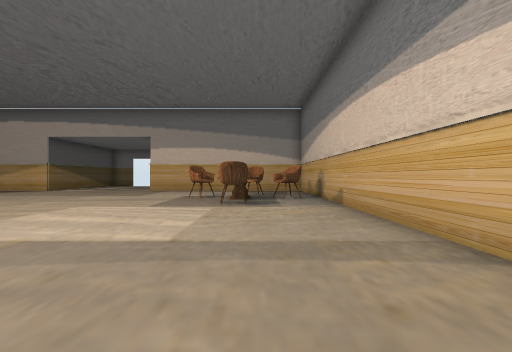
view 1 (above)

21 first-person views from a walk through a scene from a Unity 3-D project. The camera is 1.5 m above the floor, looks level and sees 90° across. The floor is counted in squares, 2 m on a side. Each view is taken from the middle of a square. On the plan, view 1 faces up. The plan holds only what a view shows up to about 9 squares ahead; the rest is blank. The place goes on beyond the plan. The player character is not drawn. Some animated figures are left out. Door leaves are left out, so doorways stand open. Some surface patterns are stand-ins.

view 2
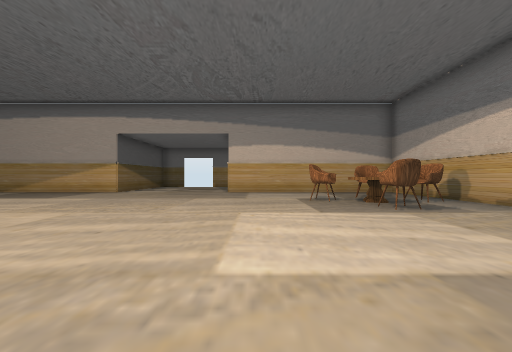

view 3
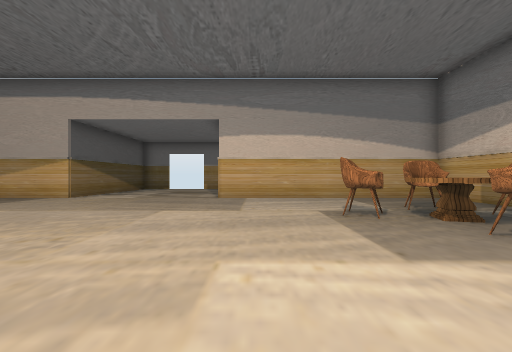

view 4
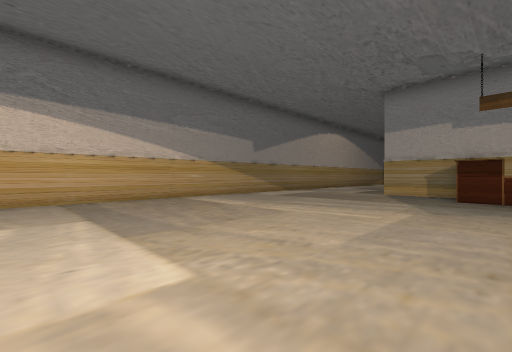

view 5
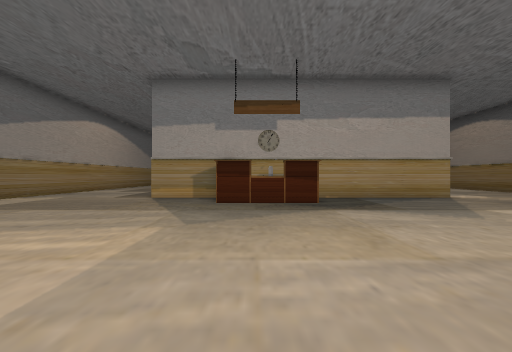

view 6
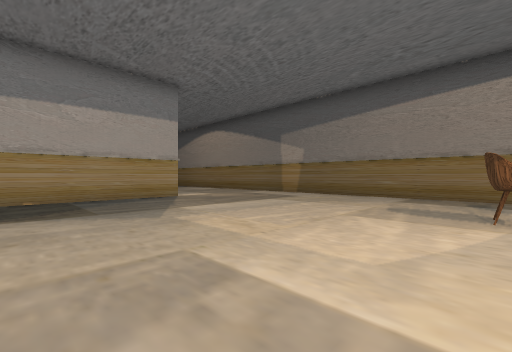

view 7
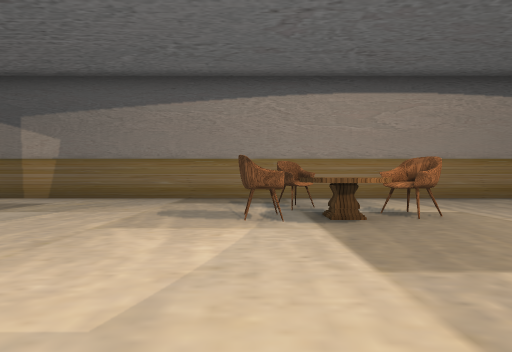

view 8
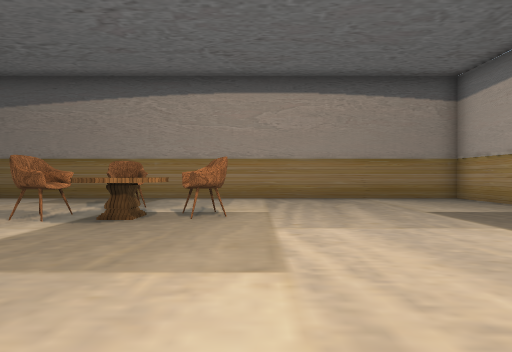

view 9
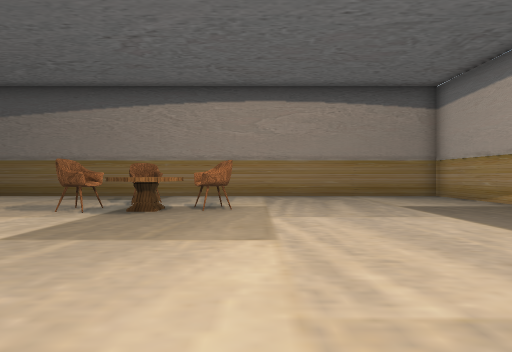

view 10
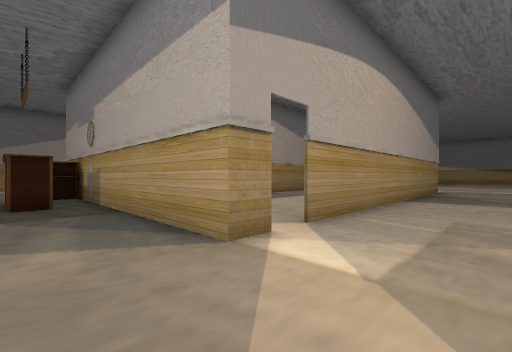

view 11
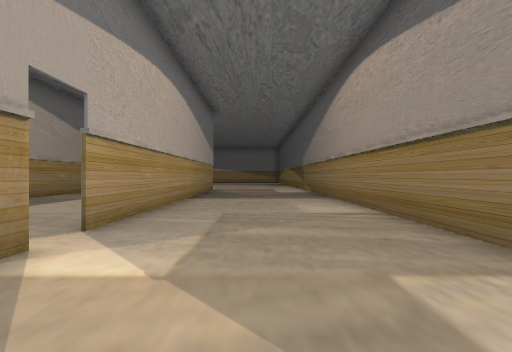

view 12
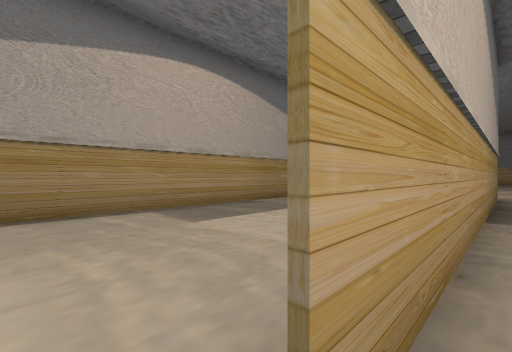

view 13
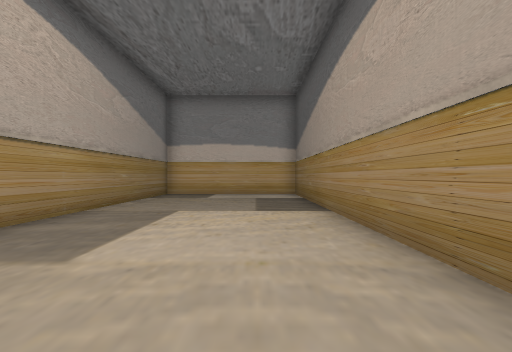

view 14
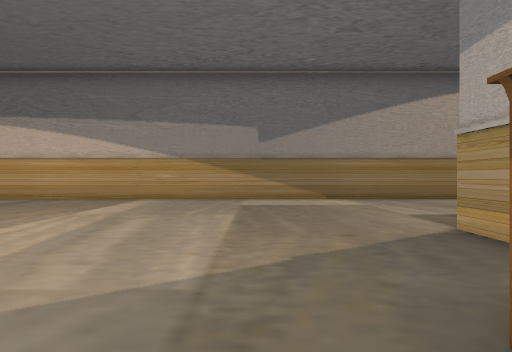

view 15
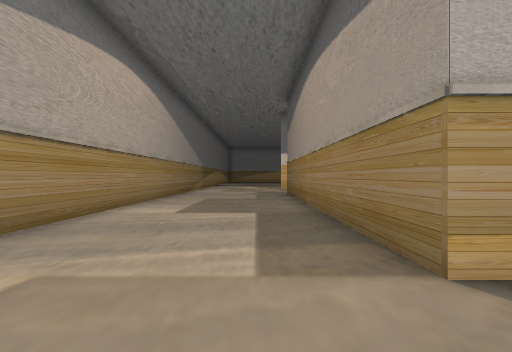

view 16
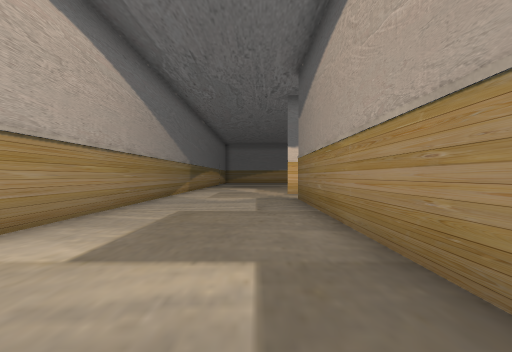

view 17
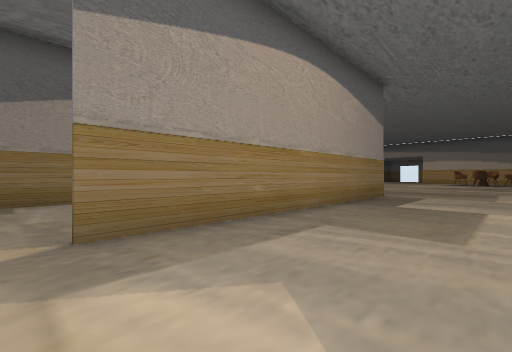

view 18
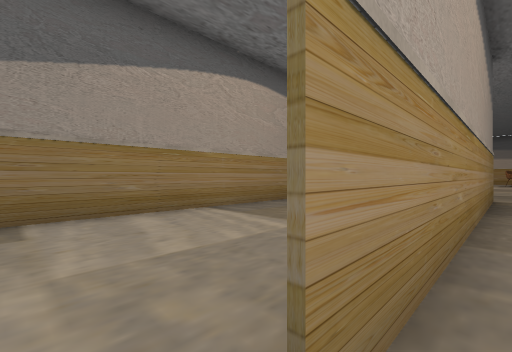

view 19
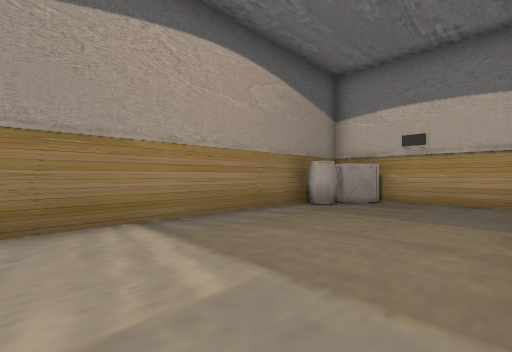

view 20
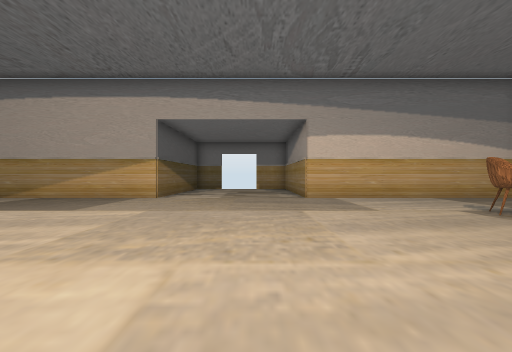

view 21
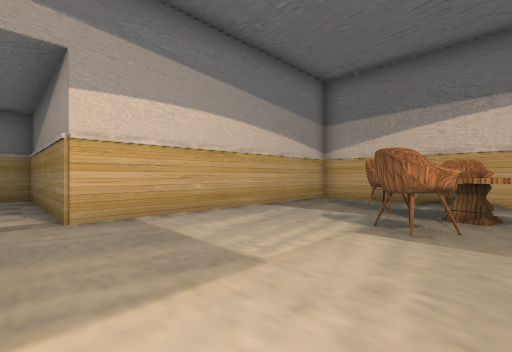

### Floor plan
Points are (right, up) in squares from view 1. A wall is a line through its corners. A room is listed if a view was taken in it or the views show most of it. See-through windows are left out.
Room 1 (views 1, 2, 3, 4, 5, 6, 7, 8, 9, 10, 11, 12, 14, 15, 16, 17, 20, 21)
walls: (-7.7, -5.9) (-7.7, -5.1) (-4.9, -5.1); (-4.9, -6.6) (-4.9, -6.1); (-12.7, -7.6) (-12.7, -6.8) (-2.4, -6.8) (-2.4, -16.5); (-10.4, 12.8) (-17.6, 12.8) (-17.6, -14); (2.4, 12.8) (-5.3, 12.8) (-5.3, 13.5); (-12.7, -17.2) (-12.7, -8.4); (2.3, -17) (2.3, 12.5)
ways out: opening at (-12, -8) to room 2; opening at (-2, -17) to room 3
objects: chair (-15, 3); chair (-14, 2); table (-14, 3) to (-13, 4); chair (-14, 5); chair (-2, 9); chair (-1, 7); table (-1, 8) to (0, 9); chair (0, 10); chair (1, 9)
Room 2 (view 13)
walls: (-12.6, -9.6) (-12.6, -16.9); (-7.3, -17) (-7.3, -8)
ways out: opening at (-12, -8) to room 1
Room 3 (views 18, 19)
walls: (-7.2, -8.5) (-7.2, -17); (-3, -6.9) (-5.9, -6.9)
ways out: opening at (-2, -17) to room 1
objects: other object (-6, -8)

Where each view was taken, in squares from view 1:
view 1: 0 up, 0 right, facing up
view 2: 1 up, 4 left, facing up
view 3: 4 up, 4 left, facing up
view 4: 4 up, 6 left, facing down-right
view 5: 2 up, 6 left, facing down
view 6: 2 up, 8 left, facing down-left
view 7: 2 up, 9 left, facing left
view 8: 6 up, 9 left, facing left
view 9: 6 up, 8 left, facing left
view 10: 5 down, 15 left, facing down-right
view 11: 5 down, 15 left, facing down
view 12: 8 down, 13 left, facing down-right
view 13: 8 down, 11 left, facing down
view 14: 4 down, 6 left, facing right
view 15: 5 down, 1 left, facing down
view 16: 8 down, 1 left, facing down
view 17: 17 down, 1 right, facing up-left
view 18: 17 down, 2 left, facing up-left
view 19: 15 down, 3 left, facing up-left
view 20: 4 up, 7 left, facing up
view 21: 8 up, 6 left, facing up-right
